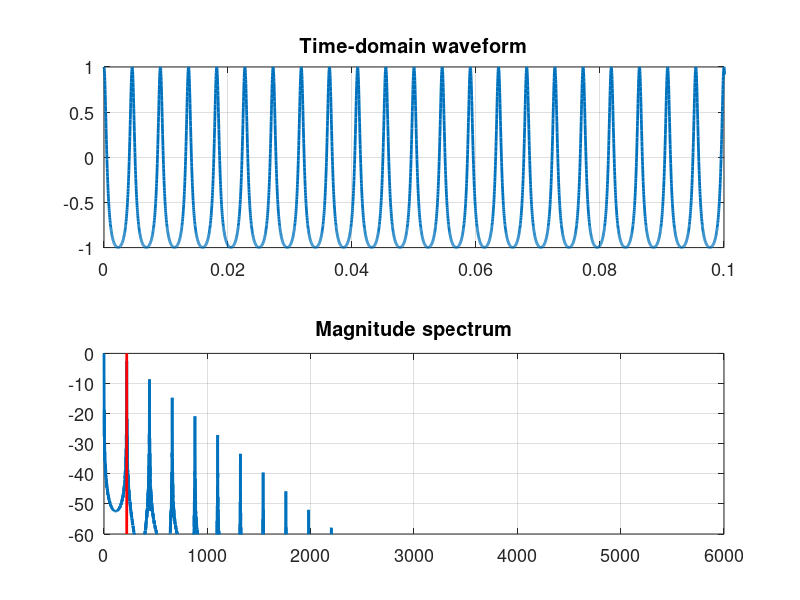

Here is the MATLAB script that generated this plot: (Note: this script raises an error after producing the figure.)
% closed-form loopback FM examples

addpath(genpath('../../proofOfConcept'))

% input parameters
fs = 44100;
dur = 1;

% directories for saving
figDir = 'figures/';
audioDir = 'audioExamples/';

% derived parameters
N = fs*dur;
n = 0:1:N-1;
T = 1/fs;

% fft parameters
Nfft = 2^nextpow2(N);
faxis = (fs/2)*linspace(0, 1, Nfft/2+1);


%% envelope
fadeTime = 0.1; % seconds
fadeSamps = fadeTime*fs;
env = [ones(1, N-fadeSamps) linspace(1, 0, fadeSamps)];


%% changing w0

f0Vec = [220, 261.63, 329.63, 392, 493.88, 587.33];
b0 = -0.5;
Nf = length(f0Vec);

z0Matf0 = zeros(Nf, N);
Z0Matf0Pos = zeros(Nf, Nfft/2+1);
for i=1:Nf
    % synthesize the signal
    w0 = 2*pi*f0Vec(i);
    z0Matf0(i,:) = (b0 + exp(1j*w0*n*T)) ./ (1 + b0*exp(1j*w0*n*T));
    
    z0Matf0(i,:) = z0Matf0(i,:) .* env;
    
    % fft
    Z = fft(real(z0Matf0(i,:)), Nfft);
    Z0Matf0Pos(i,:) = Z(1:Nfft/2+1);
end

%% changing b0

b0Vec = -[0:0.2:0.8 0.9];
f0 = 392;
w0 = 2*pi*f0;
Nb0 = length(b0Vec);

z0Matb0 = zeros(Nb0, N);
Z0Matb0Pos = zeros(Nb0, Nfft/2+1);
for i=1:Nb0
    b0 = b0Vec(i);
    z0Matb0(i,:) = (b0 + exp(1j*w0*n*T)) ./ (1 + b0*exp(1j*w0*n*T));
    
    z0Matb0(i,:) = z0Matb0(i,:) .* env;
    
    % fft
    Z = fft(real(z0Matb0(i,:)), Nfft);
    Z0Matb0Pos(i,:) = Z(1:Nfft/2+1);
end


%% plots

% changing w0 for static equation
for i=1:Nf
    f0 = f0Vec(i);
    
    figure
    subplot(211)
    plot(n*T, real(z0Matf0(i,:)), 'linewidth', 2);
    %xlabel('Time (seconds)');
    %ylabel('Amplitude (linear)');
    title('Time-domain waveform');
    xlim([0 0.1])
    set(gca, 'fontsize', 13);
    grid on
    
    subplot(212)
    plot(faxis, 20*log10(abs(Z0Matf0Pos(i,:))/max(abs(Z0Matf0Pos(i,:)))), 'linewidth', 2);
    %plot(faxis, abs(Z0Matf0Pos(i,:)), 'linewidth', 2);
    hold on
    plot([f0 f0], [-60 0], 'r', 'linewidth', 2);
    %xlabel('Frequency (Hz)')
    %ylabel('Magnitude (dB)')
    title('Magnitude spectrum');
    xlim([0 6000]);
    ylim([-60 0]);
    grid on
    set(gca, 'fontsize', 13);
    
    fig = gcf;
    fig.PaperUnits = 'inches';
    fig.PaperPosition = [0 0 6 3];
    print([figDir 'closedForm_f0' num2str(f0) '.eps'], '-depsc', '-r0')
    %close
end

% changing b0 for static equations
for i=1:Nb0
    b0 = b0Vec(i);
    
    figure
    subplot(211)
    plot(n*T, real(z0Matb0(i,:)), 'linewidth', 2);
    %xlabel('Time (seconds)');
    %ylabel('Amplitude (linear)');
    title('Time-domain waveform');
    xlim([0 0.01])
    set(gca, 'fontsize', 13);
    grid on
    
    subplot(212)
    plot(faxis, 20*log10(abs(Z0Matb0Pos(i,:))/max(abs(Z0Matb0Pos(i,:)))), 'linewidth', 2);
    hold on
    plot([392 392], [-60 0], 'r--', 'linewidth', 2);
    %xlabel('Frequency (Hz)')
    %ylabel('Magnitude (dB)')
    title('Magnitude spectrum');
    xlim([0 12000]);
    ylim([-60 0]);
    grid on
    set(gca, 'fontsize', 13);
    
    fig = gcf;
    fig.PaperUnits = 'inches';
    fig.PaperPosition = [0 0 6 3];
    print([figDir 'closedForm_b0' num2str(b0) '.eps'], '-depsc', '-r0')
    close
end






%% save audio

% chanigng w0
for i=1:Nf
    f0 = f0Vec(i);
    audiowrite([audioDir 'closedForm_b0Static_f0' num2str(f0) '.wav'], scaleForSavingAudio(real(z0Matf0(i,:))), fs);
end

% changing b0
for i=1:Nf
    b0 = b0Vec(i);
    audiowrite([audioDir 'closedForm_f0Static_b0' num2str(b0) '.wav'], scaleForSavingAudio(real(z0Matb0(i,:))), fs);
end
